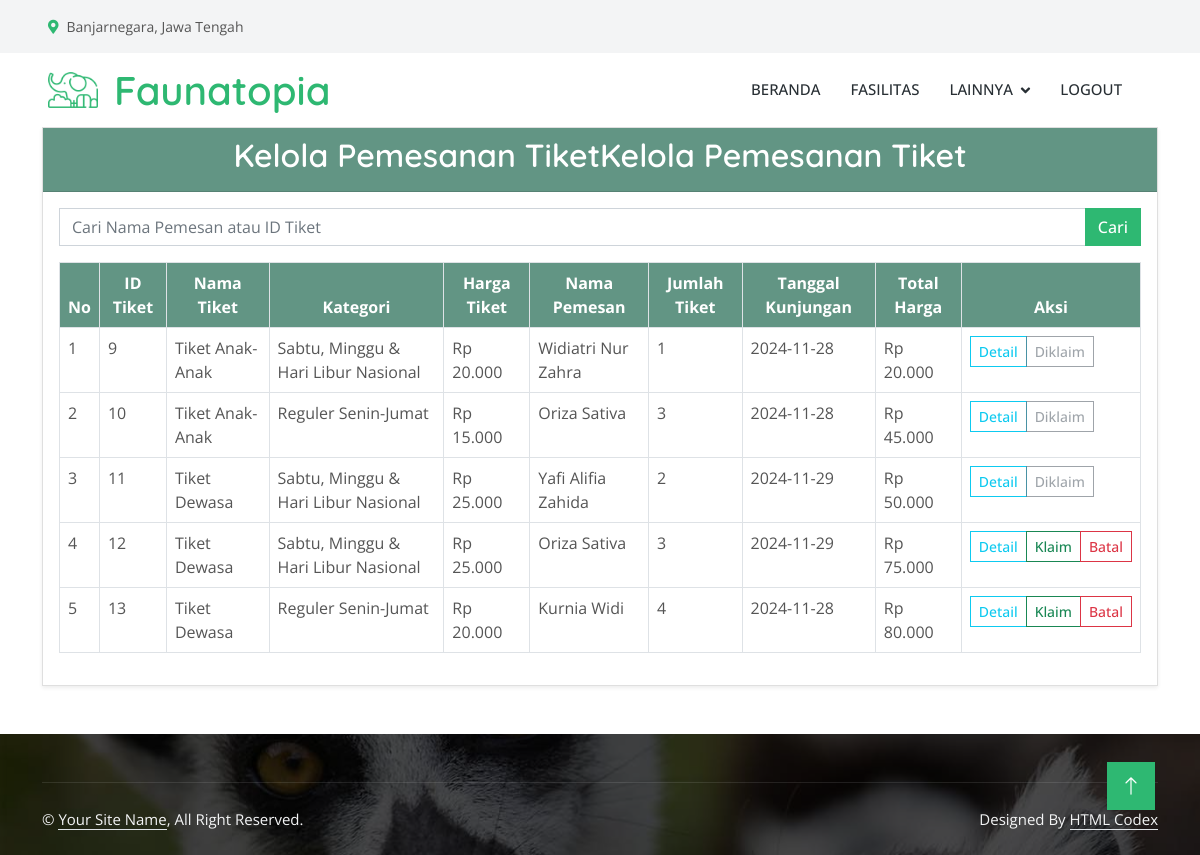
The app's page /admin/kelola_pemesanan.php with its own data.
### tables this page shows
CREATE TABLE IF NOT EXISTS `status_tiket` (
  `id_status` int NOT NULL AUTO_INCREMENT,
  `id_tiket` int NOT NULL,
  `status` enum('booked','claimed','cancel','expired') NOT NULL,
  PRIMARY KEY (`id_status`),
  KEY `FK_status_tiket_tiket` (`id_tiket`),
  CONSTRAINT `FK_status_tiket_tiket` FOREIGN KEY (`id_tiket`) REFERENCES `tiket` (`id_tiket`) ON DELETE CASCADE ON UPDATE CASCADE
);

CREATE TABLE IF NOT EXISTS `tiket` (
  `id_tiket` int NOT NULL AUTO_INCREMENT,
  `id_harga` int NOT NULL DEFAULT '0',
  `nama_tiket` varchar(255) NOT NULL,
  `kategori` varchar(100) NOT NULL,
  `harga` varchar(50) NOT NULL DEFAULT '',
  `nama_pemesan` varchar(100) NOT NULL,
  `email` varchar(100) NOT NULL,
  `nomor_telepon` varchar(15) NOT NULL,
  `jumlah_tiket` int NOT NULL,
  `tanggal_kunjungan` date NOT NULL,
  `total_harga` varchar(50) NOT NULL DEFAULT '',
  `tanggal_pemesanan` timestamp NOT NULL DEFAULT CURRENT_TIMESTAMP,
  PRIMARY KEY (`id_tiket`),
  KEY `FK_tiket_harga_tiket` (`id_harga`),
  CONSTRAINT `FK_tiket_harga_tiket` FOREIGN KEY (`id_harga`) REFERENCES `harga_tiket` (`id_harga`) ON DELETE CASCADE ON UPDATE CASCADE
);

### admin/kelola_pemesanan.php (the view, shortened to what this page needs)
<?php
include '../koneksi/function.php';
$is_admin = true;
$current_date = date('Y-m-d');
$update_sql = "UPDATE status_tiket st
               JOIN tiket t ON st.id_tiket = t.id_tiket
               SET st.status = 'expired'
               WHERE t.tanggal_kunjungan < '$current_date' AND st.status != 'expired'";
$conn->query($update_sql);
?>
<!DOCTYPE html>
<html lang="en">
<head>
    <link href="https://cdnjs.cloudflare.com/ajax/libs/font-awesome/5.10.0/css/all.min.css" rel="stylesheet">
    <link href="https://cdn.jsdelivr.net/npm/bootstrap-icons@1.4.1/font/bootstrap-icons.css" rel="stylesheet">
    <link href="../lib/animate/animate.min.css" rel="stylesheet">
    <link href="../lib/lightbox/css/lightbox.min.css" rel="stylesheet">
    <link href="../lib/owlcarousel/assets/owl.carousel.min.css" rel="stylesheet">
    <link href="../css/bootstrap.min.css" rel="stylesheet">
    <link href="../css/style.css" rel="stylesheet">
</head>
<body>
    <?php include 'navbar.php'; ?>
    <div class="container">
        <div class="card shadow-sm bg-body-tertiary rounded">
            <div class="card-header text-center" style="background-color: #629584;">
                <h2 style="color: white;">Kelola Pemesanan Tiket</h <h2 style="color: white;">Kelola Pemesanan Tiket</h2>
            </div>
            <div class="card-body">
                <div class="mb-3">
                    <form method="GET" action="">
                        <div class="input-group">
                            <input type="text" name="search" class="form-control" placeholder="Cari Nama Pemesan atau ID Tiket" aria-label="Cari">
                            <button class="btn btn-primary" type="submit">Cari</button>
                        </div>
                    </form>
                </div>
                <table class="table table-bordered table-hover">
                    <thead style="text-align: center; background-color: #629584; color: white">
                        <tr>
                            <th>No</th>
                            <th>ID Tiket</th>
                            <th>Nama Tiket</th>
                            <th>Kategori</th>
                            <th>Harga Tiket</th>
                            <th>Nama Pemesan</th>
                            <th>Jumlah Tiket</th>
                            <th>Tanggal Kunjungan</th>
                            <th>Total Harga</th>
                            <th>Aksi</th>
                        </tr>
                    </thead>
                    <tbody>
                        <?php
                        $sql = "SELECT t.*, st.status AS ticket_status FROM tiket t
                                LEFT JOIN status_tiket st ON t.id_tiket = st.id_tiket";
                        $result = $conn->query($sql);
                        if ($result->num_rows > 0) {
                            $no = 1;
                            while ($row = $result->fetch_assoc()) {
                                echo '<tr>';
                                echo '<td>' . $no++ . '</td>';
                                echo '<td>' . htmlspecialchars($row['id_tiket']) . '</td>';
                                echo '<td>' . htmlspecialchars($row['nama_tiket']) . '</td>';
                                echo '<td>' . htmlspecialchars($row['kategori']) . '</td>';
                                echo '<td>Rp ' . number_format($row['harga'], 0, ',', '.') . '</td>';
                                echo '<td>' . htmlspecialchars($row['nama_pemesan']) . '</td>';
                                echo '<td>' . htmlspecialchars($row['jumlah_tiket']) . '</td>';
                                echo '<td>' . htmlspecialchars($row['tanggal_kunjungan']) . '</td>';
                                echo '<td>Rp ' . number_format($row['total_harga'], 0, ',', '.') . '</td>';
                                echo '<td>';
                                echo '<div class="btn-group" role="group">';
                                echo '<a href="detail_data_tiket.php?id_harga=' . $row['id_harga'] . '" class="btn btn-outline-info btn-sm">Detail</a>';
                                if ($row['ticket_status'] == 'booked') {
                                    echo '<a href="edit/ubah_status.php?id_tiket=' . $row['id_tiket'] . '&status=claimed" class="btn btn-outline-success btn-sm" onclick="return confirm(\'Apakah Anda yakin ingin mengubah status tiket ini menjadi diklaim?\')">Klaim</a>';
                                    if ($is_admin) {
                                        echo '<a href="edit/ubah_status.php?id_tiket=' . $row['id_tiket'] . '&status=cancel" class="btn btn-outline-danger btn-sm" onclick="return confirm(\'Apakah Anda yakin ingin membatalkan tiket ini?\')">Batal</a>';
                                    }
                                } elseif ($row['ticket_status'] == 'claimed') {
                                    echo '<button class="btn btn-outline-secondary btn-sm" disabled>Diklaim</button>';
                                } elseif ($row['ticket_status'] == 'cancel') {
                                    echo '<button class="btn btn-outline-danger btn-sm" disabled>Dibatalkan</button>';
                                } elseif ($row['ticket_status'] == 'expired') {
                                    echo '<button class="btn btn-outline-warning btn-sm" disabled>Hangus</button>';
                                }
                                echo '</div>';
                                echo '</td>';
                                echo '</tr>';
                            }
                        } else {
                            echo "<tr><td colspan='10' class='text-center'>Tidak ada data tiket.</td </tr>";
                        }
                        ?>
                    </tbody>
                </table>
            </div>
        </div>
    </div>
    <?php include 'footer.php'; ?>
    <a href="#" class="btn btn-lg btn-primary btn-lg-square back-to-top"><i class="bi bi-arrow-up"></i></a>
</body>
</html>

### css/style.css (style rules this page uses)
:root { --primary: #2EB872; --light: #F3F4F5; --dark: #282F34; }
.back-to-top { position: fixed; display: none; right: 45px; bottom: 45px; z-index: 99; }
.btn { font-weight: 500; transition: .5s; }
.btn.btn-primary, .btn.btn-secondary { color: #FFFFFF; }
.btn-lg-square { width: 48px; height: 48px; }
.btn-square, .btn-sm-square, .btn-lg-square { padding: 0; display: flex; align-items: center; justify-content: center; font-weight: normal; }

### records on screen
status_tiket: id_tiket.id_tiket "9", id_tiket.nama_tiket "Tiket Anak-Anak", id_tiket.kategori "Sabtu, Minggu & Hari Libur Nasional", id_tiket.harga "20.000", id_tiket.nama_pemesan "Widiatri Nur Zahra", id_tiket.jumlah_tiket "1", id_tiket.tanggal_kunjungan "2024-11-28", id_tiket.total_harga "20.000", status "Diklaim"
status_tiket: id_tiket.id_tiket "10", id_tiket.nama_tiket "Tiket Anak-Anak", id_tiket.kategori "Reguler Senin-Jumat", id_tiket.harga "15.000", id_tiket.nama_pemesan "Oriza Sativa", id_tiket.jumlah_tiket "3", id_tiket.tanggal_kunjungan "2024-11-28", id_tiket.total_harga "45.000", status "Diklaim"
status_tiket: id_tiket.id_tiket "11", id_tiket.nama_tiket "Tiket Dewasa", id_tiket.kategori "Sabtu, Minggu & Hari Libur Nasional", id_tiket.harga "25.000", id_tiket.nama_pemesan "Yafi Alifia Zahida", id_tiket.jumlah_tiket "2", id_tiket.tanggal_kunjungan "2024-11-29", id_tiket.total_harga "50.000", status "Diklaim"
status_tiket: id_tiket.id_tiket "12", id_tiket.nama_tiket "Tiket Dewasa", id_tiket.kategori "Sabtu, Minggu & Hari Libur Nasional", id_tiket.harga "25.000", id_tiket.nama_pemesan "Oriza Sativa", id_tiket.jumlah_tiket "3", id_tiket.tanggal_kunjungan "2024-11-29", id_tiket.total_harga "75.000"
status_tiket: id_tiket.id_tiket "13", id_tiket.nama_tiket "Tiket Dewasa", id_tiket.kategori "Reguler Senin-Jumat", id_tiket.harga "20.000", id_tiket.nama_pemesan "Kurnia Widi", id_tiket.jumlah_tiket "4", id_tiket.tanggal_kunjungan "2024-11-28", id_tiket.total_harga "80.000"
